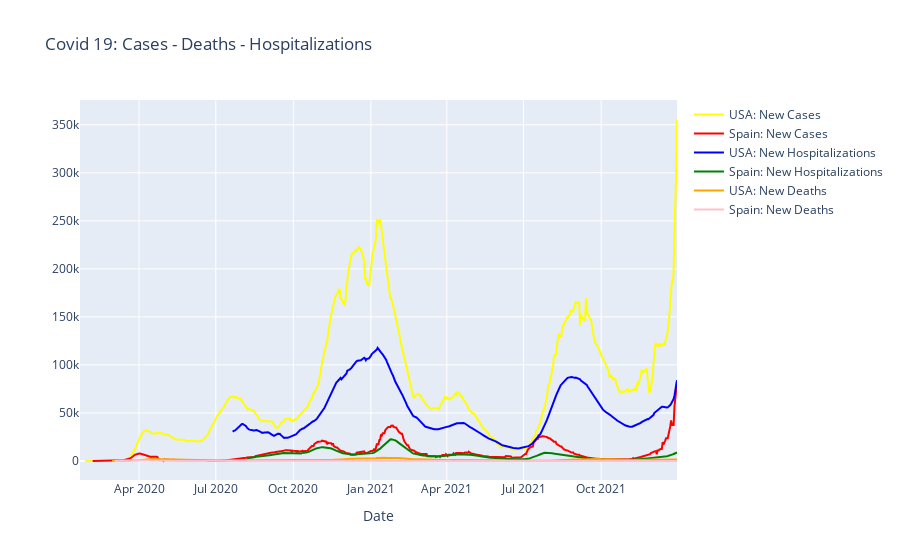

Notebook source saved alongside this figure:
### Code cell
country = covid_df[covid_df["iso_code"] == inp].copy()
if country.empty:
    print("Country code doesnt exist! :(")
else:
    country_filtered = country[["new_cases_smoothed", "new_deaths_smoothed", "weekly_hosp_admissions"]] 
    spain_filtered.loc[spain_filtered['new_cases_smoothed'] < 0, 'new_cases_smoothed']=np.nan
    spain_filtered.loc[spain_filtered['new_deaths_smoothed'] < 0, 'new_deaths_smoothed']=np.nan
    spain_filtered = spain_filtered.fillna(method="ffill")

    # Creating trace1
    trace1 = go.Scatter(
                        x = country_filtered.index,
                        y = country_filtered["new_cases_smoothed"],
                        mode = "lines",
                        name = inp + ": New Cases",
                        marker = dict(color = 'yellow'),
                        text= country_filtered["new_cases_smoothed"])
    # Creating trace2
    trace2 = go.Scatter(
                        x = country_filtered.index,
                        y = country_filtered["weekly_hosp_admissions"],
                        mode = "lines",
                        name = inp + ": New Hospitalizations",
                        marker = dict(color = 'blue'),
                        text= country_filtered["weekly_hosp_admissions"])
    trace3 = go.Scatter(
                        x = country_filtered.index,
                        y = country_filtered["new_deaths_smoothed"],
                        mode = "lines",
                        name = inp + ": New Deaths",
                        marker = dict(color = 'orange'),
                        text= country_filtered["new_deaths_smoothed"])
    trace4 = go.Scatter(
                        x = spain_filtered.index,
                        y = spain_filtered["new_cases_smoothed"],
                        mode = "lines",
                        name = "Spain: New Cases",
                        marker = dict(color = 'red'),
                        text= spain_filtered["new_cases_smoothed"])
    # Creating trace2
    trace5 = go.Scatter(
                        x = spain_filtered.index,
                        y = spain_filtered["weekly_hosp_admissions"],
                        mode = "lines",
                        name = "Spain: New Hospitalizations",
                        marker = dict(color = 'green'),
                        text= spain_filtered["weekly_hosp_admissions"])
    trace6 = go.Scatter(
                        x = spain_filtered.index,
                        y = spain_filtered["new_deaths_smoothed"],
                        mode = "lines",
                        name = "Spain: New Deaths",
                        marker = dict(color = 'pink'),
                        text= spain_filtered["new_deaths_smoothed"])
    
    data = [trace1, trace4, trace2, trace5, trace3, trace6]
    layout = dict(title = 'Covid 19: Cases - Deaths - Hospitalizations',
                xaxis= dict(title= 'Date',ticklen= 5,zeroline= False)
                )
    fig = dict(data = data, layout = layout)
    iplot(fig)

### Figure 1 — Plotly figure (JSON) as saved in the notebook; plotly's stock layout.template omitted (floating-point values rounded to 4 significant figures; data arrays with more than 128 entries replaced by an {"elided": "..."} marker saying what was removed)
{"data": [{"marker": {"color": "yellow"}, "mode": "lines", "name": "USA: New Cases", "text": {"elided": "709 str values"}, "type": "scatter", "x": {"elided": "709 str values"}, "y": {"elided": "709 float values"}}, {"marker": {"color": "red"}, "mode": "lines", "name": "Spain: New Cases", "text": {"elided": "699 str values"}, "type": "scatter", "x": {"elided": "699 str values"}, "y": {"elided": "699 float values"}}, {"marker": {"color": "blue"}, "mode": "lines", "name": "USA: New Hospitalizations", "text": {"elided": "709 str values"}, "type": "scatter", "x": {"elided": "709 str values"}, "y": {"elided": "709 int values"}}, {"marker": {"color": "green"}, "mode": "lines", "name": "Spain: New Hospitalizations", "text": {"elided": "699 str values"}, "type": "scatter", "x": {"elided": "699 str values"}, "y": {"elided": "699 int values"}}, {"marker": {"color": "orange"}, "mode": "lines", "name": "USA: New Deaths", "text": {"elided": "709 str values"}, "type": "scatter", "x": {"elided": "709 str values"}, "y": {"elided": "709 float values"}}, {"marker": {"color": "pink"}, "mode": "lines", "name": "Spain: New Deaths", "text": {"elided": "699 str values"}, "type": "scatter", "x": {"elided": "699 str values"}, "y": {"elided": "699 float values"}}], "layout": {"title": {"text": "Covid 19: Cases - Deaths - Hospitalizations"}, "xaxis": {"ticklen": 5, "title": {"text": "Date"}, "zeroline": false}}}
